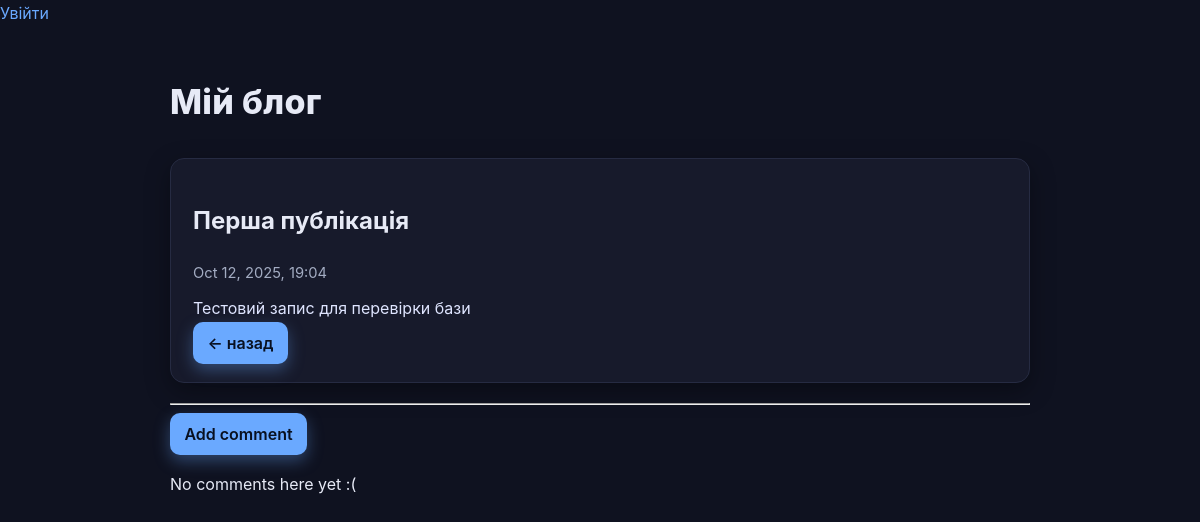
Before: /post/1/ with the older database file.
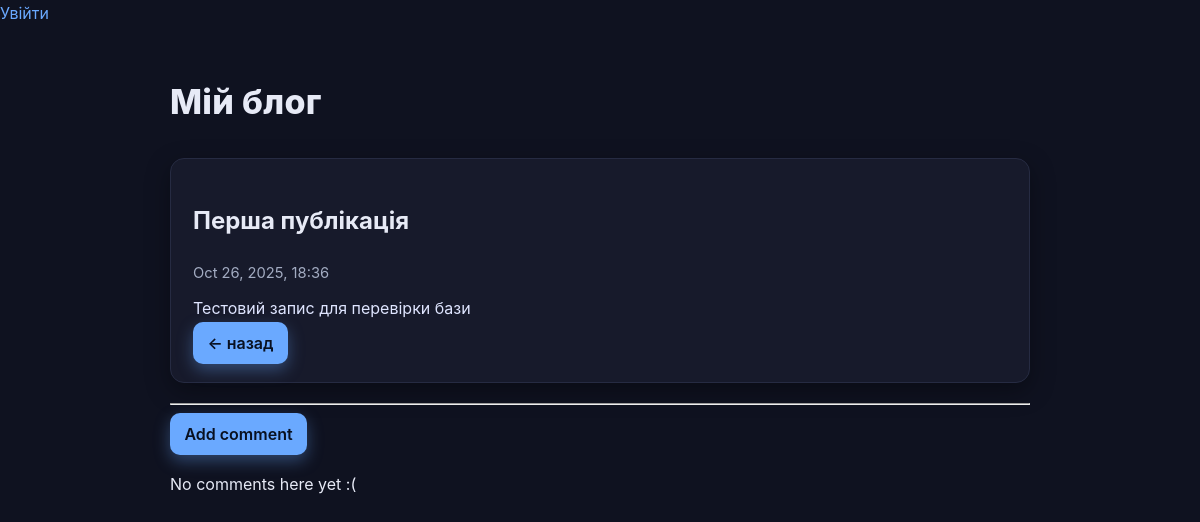
After: the same page with the newer database file.
### blog/models.py (models this page shows, shortened)
class Post(models.Model):
    title = models.CharField(max_length=200)
    text = models.TextField()
    created_date = models.DateTimeField(default=timezone.now)
    published_date = models.DateTimeField(null=True, blank=True)

### blog/views.py (the view)
# urls.py: path('post/<int:pk>/', views.post_detail, name='post_detail'),
def post_detail(request, pk):
    post = get_object_or_404(Post, pk=pk)
    return render(request, 'blog/post_detail.html', {'post': post})

### blog/templates/blog/post_detail.html (shortened to what this page needs)
{% extends "blog/base.html" %}
{% block content %}
  <article class="post">
    <h1>{{ post.title }}</h1>
    <p class="meta">{{ post.published_date|default:post.created_date|date:"M d, Y, H:i" }}</p>
    <p>{{ post.text|linebreaksbr }}</p>
    <a class="btn btn-secondary" href="{% url 'post_list' %}">← назад</a>
  </article>
  <hr>  <a class="btn btn-secondary" role="button" href="{% url 'add_comment_to_post' pk=post.pk %}">Add comment</a>
  {% for comment in post.comments.all %}
      {% if user.is_authenticated or comment.approved_comment %}
      <div class="comment">
          <div class="date">
              {{ comment.created_date }}
              {% if not comment.approved_comment %}
                  <a class="btn btn-default" href="{% url 'comment_remove' pk=comment.pk %}">remove</a>
                  <a class="btn btn-default" href="{% url 'comment_approve' pk=comment.pk %}">approve</a>
              {% endif %}
          </div>
          <strong>{{ comment.author }}</strong>
          <p>{{ comment.text|linebreaks }}</p>
      </div>
      {% endif %}
  {% empty %}
      <p>No comments here yet :(</p>
  {% endfor %}
{% endblock %}

Changed rows visible on the page:
changed Post "Перша публікація": published_date "Oct 12, 2025, 19:04" → "Oct 26, 2025, 18:36"
